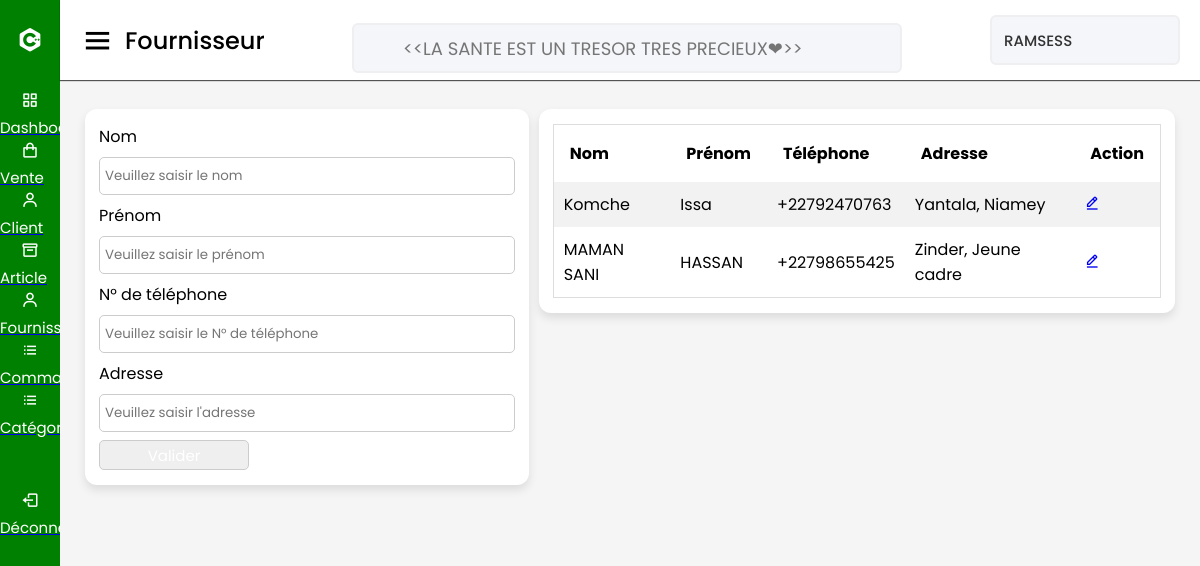
/vue/fournisseur.php, run on the app's committed database.
### tables this page shows
CREATE TABLE `fournisseur` (
  `id` int(11) NOT NULL,
  `nom` varchar(30) NOT NULL,
  `prenom` varchar(30) NOT NULL,
  `telephone` varchar(15) NOT NULL,
  `adresse` varchar(50) NOT NULL
);

### model/function.php (called while the page is built, shortened)
<?php
function getFournisseur($id = null)
{
    if (!empty($id)) {
        $sql = "SELECT * FROM fournisseur WHERE id=?";
        $req = $GLOBALS['connexion']->prepare($sql);
        $req->execute(array($id));
        return $req->fetch();
    } else {
        $sql = "SELECT * FROM fournisseur";
        $req = $GLOBALS['connexion']->prepare($sql);
        $req->execute();
        return $req->fetchAll();
    }
}

### vue/fournisseur.php (the view, shortened to what this page needs)
<?php
include 'entete.php';
?>
<div class="home-content">
    <div class="overview-boxes">
        <div class="box">
            <form action=" <?= !empty($_GET['id']) ?  "../model/modifFournisseur.php" : "../model/ajoutFournisseur.php" ?>" method="post">
                <label for="nom">Nom</label>
                <input value="<?= !empty($_GET['id']) ?  $fournisseur['nom'] : "" ?>" type="text" name="nom" id="nom" placeholder="Veuillez saisir le nom">
                <label for="prenom">Prénom</label>
                <input value="<?= !empty($_GET['id']) ?  $fournisseur['prenom'] : "" ?>" type="text" name="prenom" id="prenom" placeholder="Veuillez saisir le prénom">
                <label for="telephone">N° de téléphone</label>
                <input value="<?= !empty($_GET['id']) ?  $fournisseur['telephone'] : "" ?>" type="text" name="telephone" id="telephone" placeholder="Veuillez saisir le N° de téléphone">
                <label for="adresse">Adresse</label>
                <input value="<?= !empty($_GET['id']) ?  $fournisseur['adresse'] : "" ?>" type="text" name="adresse" id="adresse" placeholder="Veuillez saisir l'adresse">
                <button type="submit">Valider</button>
            </form>
        </div>
        <div class="box">
            <table class="mtable">
                <tr>
                    <th>Nom</th>
                    <th>Prénom</th>
                    <th>Téléphone</th>
                    <th>Adresse</th>
                    <th>Action</th>
                </tr>
                <?php
                $fournisseurs = getFournisseur();
                if (!empty($fournisseurs) && is_array($fournisseurs)) {
                    foreach ($fournisseurs as $key => $value) {
                ?>
                        <tr>
                            <td><?= $value['nom'] ?></td>
                            <td><?= $value['prenom'] ?></td>
                            <td><?= $value['telephone'] ?></td>
                            <td><?= $value['adresse'] ?></td>
                            <td><a href="?id=<?= $value['id'] ?>"><i class='bx bx-edit-alt'></i></a></td>
                        </tr>
                <?php
                    }
                }
                ?>
            </table>
        </div>
    </div>
</div>
</section>
<?php
include 'pied.php';
?>

### public/css/style.css (style rules this page uses)
* { margin: 0; padding: 0; box-sizing: border-box; font-family: "Poppins", sans-serif; }
.home-section .home-content { position: relative; padding-top: 104px; }
.home-content .overview-boxes { display: flex; align-items: flex-start; justify-content: space-between; flex-wrap: nowrap; padding: 0 20px; margin-bottom: 26px; }
.overview-boxes .box { display: flex; align-items: center; justify-content: center; background: #fff; padding: 15px 14px; border-radius: 12px; box-shadow: 0 5px 10px rgba(0, 0, 0, 0.1); margin: 5px; }
input, textarea, select { margin-bottom: 10px; box-sizing: border-box; width: 100%; margin: 8px 0; padding: 8px 5px; border-radius: 5px; border: 1px solid #ccc; }
button { background-color: #008000(6, 233, 93); color: white; width: 150px; height: 30px; border: 1px solid #ccc; font-size: 15px; border-radius: 5px; }
label { display: block; }
form { width: 100%; }
table.mtable { width: 100%; border-collapse: collapse; width: 100%; border: 1px solid #ddd; }
th, td { text-align: left; padding: 16px; }
table.mtable tr:nth-child(even) { background: #f2f2f2; }
table.mtable td { padding: 10px; }
body { background-image: url('c\xampp\htdocs\gstock-dclic-main\public\images\IMG_SANTE.png'); }

### data on the page
fournisseur: nom "Komche", prenom "Issa", telephone "+22792470763", adresse "Yantala, Niamey"
fournisseur: nom "MAMAN SANI", prenom "HASSAN", telephone "+22798655425", adresse "Zinder, Jeune cadre"

### other printed values
str_replace(".php", "", basename($_SERVER['PHP_SELF'])) "Fournisseur"
